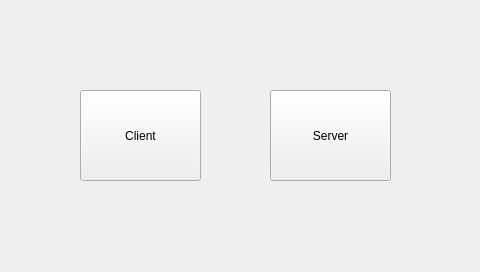
<?xml version="1.0" encoding="UTF-8"?>
<ui version="4.0">
 <class>MainWindow</class>
 <widget class="QWidget" name="MainWindow">
  <property name="geometry">
   <rect>
    <x>0</x>
    <y>0</y>
    <width>480</width>
    <height>272</height>
   </rect>
  </property>
  <property name="windowTitle">
   <string>Form</string>
  </property>
  <widget class="QPushButton" name="bt_Server">
   <property name="geometry">
    <rect>
     <x>270</x>
     <y>90</y>
     <width>121</width>
     <height>91</height>
    </rect>
   </property>
   <property name="text">
    <string>Server</string>
   </property>
  </widget>
  <widget class="QPushButton" name="bt_Client">
   <property name="geometry">
    <rect>
     <x>80</x>
     <y>90</y>
     <width>121</width>
     <height>91</height>
    </rect>
   </property>
   <property name="text">
    <string>Client</string>
   </property>
  </widget>
 </widget>
 <resources/>
 <connections>
  <connection>
   <sender>bt_Server</sender>
   <signal>clicked()</signal>
   <receiver>MainWindow</receiver>
   <slot>creatServer()</slot>
   <hints>
    <hint type="sourcelabel">
     <x>400</x>
     <y>180</y>
    </hint>
    <hint type="destinationlabel">
     <x>141</x>
     <y>223</y>
    </hint>
   </hints>
  </connection>
  <connection>
   <sender>bt_Client</sender>
   <signal>clicked()</signal>
   <receiver>MainWindow</receiver>
   <slot>creatClient()</slot>
   <hints>
    <hint type="sourcelabel">
     <x>406</x>
     <y>70</y>
    </hint>
    <hint type="destinationlabel">
     <x>356</x>
     <y>230</y>
    </hint>
   </hints>
  </connection>
 </connections>
 <slots>
  <slot>creatServer()</slot>
  <slot>creatClient()</slot>
  <slot>connectWifi()</slot>
  <slot>disconnectWifi()</slot>
 </slots>
</ui>
